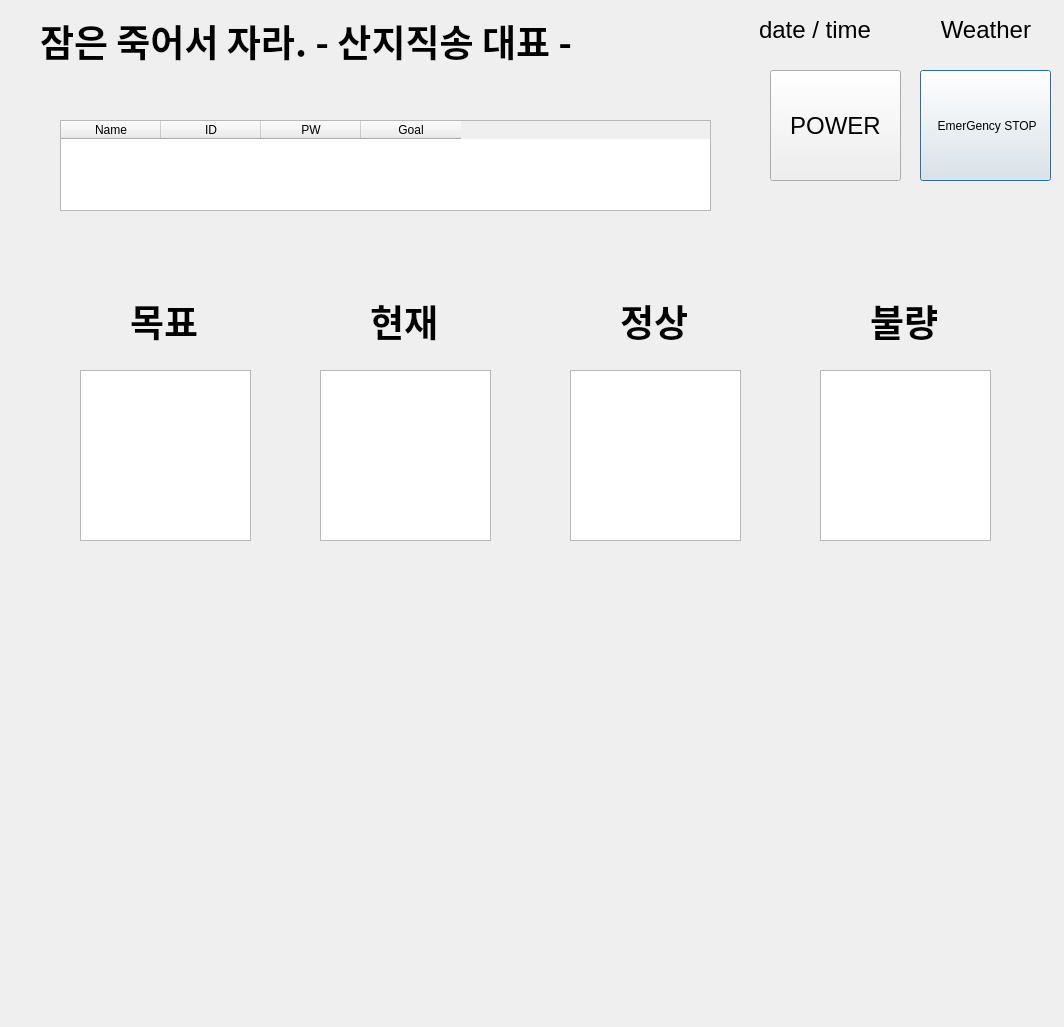
<?xml version="1.0" encoding="UTF-8"?>
<ui version="4.0">
 <class>Dialog</class>
 <widget class="QDialog" name="Dialog">
  <property name="geometry">
   <rect>
    <x>0</x>
    <y>0</y>
    <width>1064</width>
    <height>1027</height>
   </rect>
  </property>
  <property name="windowTitle">
   <string>Dialog</string>
  </property>
  <widget class="QLabel" name="labelDate">
   <property name="geometry">
    <rect>
     <x>490</x>
     <y>20</y>
     <width>381</width>
     <height>20</height>
    </rect>
   </property>
   <property name="font">
    <font>
     <pointsize>18</pointsize>
    </font>
   </property>
   <property name="text">
    <string>date / time</string>
   </property>
   <property name="alignment">
    <set>Qt::AlignRight|Qt::AlignTrailing|Qt::AlignVCenter</set>
   </property>
  </widget>
  <widget class="QLabel" name="labelWeather">
   <property name="geometry">
    <rect>
     <x>890</x>
     <y>20</y>
     <width>141</width>
     <height>20</height>
    </rect>
   </property>
   <property name="font">
    <font>
     <pointsize>18</pointsize>
    </font>
   </property>
   <property name="text">
    <string>Weather</string>
   </property>
   <property name="alignment">
    <set>Qt::AlignRight|Qt::AlignTrailing|Qt::AlignVCenter</set>
   </property>
  </widget>
  <widget class="QPushButton" name="btnEmergency">
   <property name="geometry">
    <rect>
     <x>920</x>
     <y>70</y>
     <width>131</width>
     <height>111</height>
    </rect>
   </property>
   <property name="text">
    <string> EmerGency STOP</string>
   </property>
  </widget>
  <widget class="QPushButton" name="btnPower">
   <property name="geometry">
    <rect>
     <x>770</x>
     <y>70</y>
     <width>131</width>
     <height>111</height>
    </rect>
   </property>
   <property name="font">
    <font>
     <pointsize>18</pointsize>
    </font>
   </property>
   <property name="text">
    <string>POWER</string>
   </property>
  </widget>
  <widget class="QTextEdit" name="editGoal">
   <property name="geometry">
    <rect>
     <x>80</x>
     <y>370</y>
     <width>171</width>
     <height>171</height>
    </rect>
   </property>
   <property name="readOnly">
    <bool>true</bool>
   </property>
  </widget>
  <widget class="QTextEdit" name="editNow">
   <property name="geometry">
    <rect>
     <x>320</x>
     <y>370</y>
     <width>171</width>
     <height>171</height>
    </rect>
   </property>
   <property name="readOnly">
    <bool>true</bool>
   </property>
  </widget>
  <widget class="QTextEdit" name="editP">
   <property name="geometry">
    <rect>
     <x>570</x>
     <y>370</y>
     <width>171</width>
     <height>171</height>
    </rect>
   </property>
   <property name="readOnly">
    <bool>true</bool>
   </property>
  </widget>
  <widget class="QTextEdit" name="editNp">
   <property name="geometry">
    <rect>
     <x>820</x>
     <y>370</y>
     <width>171</width>
     <height>171</height>
    </rect>
   </property>
   <property name="readOnly">
    <bool>true</bool>
   </property>
  </widget>
  <widget class="QLabel" name="label">
   <property name="geometry">
    <rect>
     <x>130</x>
     <y>290</y>
     <width>67</width>
     <height>61</height>
    </rect>
   </property>
   <property name="font">
    <font>
     <family>Ubuntu Mono</family>
     <pointsize>28</pointsize>
     <weight>75</weight>
     <bold>true</bold>
    </font>
   </property>
   <property name="text">
    <string>목표</string>
   </property>
  </widget>
  <widget class="QLabel" name="label_2">
   <property name="geometry">
    <rect>
     <x>370</x>
     <y>290</y>
     <width>67</width>
     <height>61</height>
    </rect>
   </property>
   <property name="font">
    <font>
     <family>Ubuntu Mono</family>
     <pointsize>28</pointsize>
     <weight>75</weight>
     <bold>true</bold>
    </font>
   </property>
   <property name="text">
    <string>현재</string>
   </property>
  </widget>
  <widget class="QLabel" name="label_3">
   <property name="geometry">
    <rect>
     <x>620</x>
     <y>290</y>
     <width>67</width>
     <height>61</height>
    </rect>
   </property>
   <property name="font">
    <font>
     <family>Ubuntu Mono</family>
     <pointsize>28</pointsize>
     <weight>75</weight>
     <bold>true</bold>
    </font>
   </property>
   <property name="text">
    <string>정상</string>
   </property>
  </widget>
  <widget class="QLabel" name="label_4">
   <property name="geometry">
    <rect>
     <x>870</x>
     <y>290</y>
     <width>67</width>
     <height>61</height>
    </rect>
   </property>
   <property name="font">
    <font>
     <family>Ubuntu Mono</family>
     <pointsize>28</pointsize>
     <weight>75</weight>
     <bold>true</bold>
    </font>
   </property>
   <property name="text">
    <string>불량</string>
   </property>
  </widget>
  <widget class="QLabel" name="label_5">
   <property name="geometry">
    <rect>
     <x>40</x>
     <y>10</y>
     <width>681</width>
     <height>61</height>
    </rect>
   </property>
   <property name="font">
    <font>
     <family>Ubuntu Mono</family>
     <pointsize>28</pointsize>
     <weight>75</weight>
     <bold>true</bold>
    </font>
   </property>
   <property name="text">
    <string>잠은 죽어서 자라. - 산지직송 대표 -</string>
   </property>
  </widget>
  <widget class="QTableWidget" name="tableWidget">
   <property name="geometry">
    <rect>
     <x>60</x>
     <y>120</y>
     <width>651</width>
     <height>91</height>
    </rect>
   </property>
   <column>
    <property name="text">
     <string>Name</string>
    </property>
   </column>
   <column>
    <property name="text">
     <string>ID</string>
    </property>
   </column>
   <column>
    <property name="text">
     <string>PW</string>
    </property>
   </column>
   <column>
    <property name="text">
     <string>Goal</string>
    </property>
   </column>
  </widget>
 </widget>
 <resources/>
 <connections/>
</ui>
